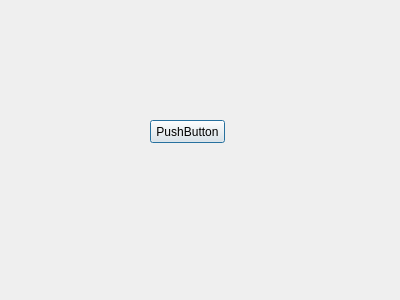
<?xml version="1.0" encoding="UTF-8"?>
<ui version="4.0">
 <class>Dialog</class>
 <widget class="QDialog" name="Dialog">
  <property name="geometry">
   <rect>
    <x>0</x>
    <y>0</y>
    <width>400</width>
    <height>300</height>
   </rect>
  </property>
  <property name="windowTitle">
   <string>Dialog</string>
  </property>
  <widget class="QPushButton" name="pushButton">
   <property name="geometry">
    <rect>
     <x>150</x>
     <y>120</y>
     <width>75</width>
     <height>23</height>
    </rect>
   </property>
   <property name="text">
    <string>PushButton</string>
   </property>
  </widget>
 </widget>
 <resources/>
 <connections/>
</ui>
